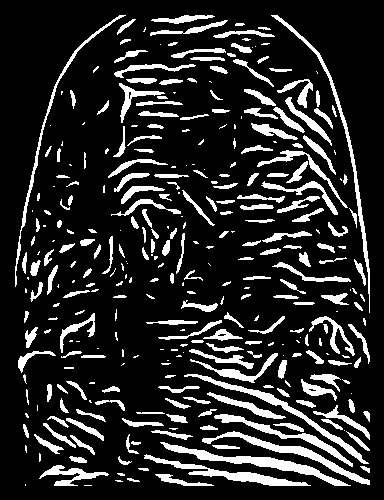
#> input picture 76959316 - fingerprintBorders/TIMu6.jpg, 384 x 500 px, found by its file name
$ python main.py
#> lines starting #> are read from the running program, lines starting #| are printed output that depends on the picture; after the words box and inside, x2 and y2 are one past the last pixel; in counts of white or black regions, pixels touching at a corner belong together
# File        :   main.py (Remove Fingerprint Borders)
# Version     :   1.0.0
# Description :   Script that finds and deletes the external borders of a
#                 fingerprint image.
#                 Answer for: https://stackoverflow.com/q/76959316/12728244

# Date:       :   Aug 23, 2023
# Author      :   Ricardo Acevedo-Avila (racevedoaa@gmail.com)
# License     :   Creative Commons CC0

import numpy as np
import cv2

# Reads image via OpenCV:
def readImage(imagePath):
    # Loads image:
    inputImage = cv2.imread(imagePath)
    # Checks if image was successfully loaded:
    if inputImage is None:
        raise TypeError("readImage>> Error: Could not load Input image.")
    return inputImage


# Defines a re-sizable image window:
def showImage(imageName, inputImage):
    cv2.namedWindow(imageName, cv2.WINDOW_NORMAL)
    cv2.imshow(imageName, inputImage)
    cv2.waitKey(0)


# Set image path
imagePath = "D://opencvImages//TIMu6.jpg"

# Load image:
image = cv2.imread(imagePath)
#> image is the input picture: shape (500, 384, 3); min 0, max 255, mean 41.1

# Get binary image:
gray = cv2.cvtColor(image, cv2.COLOR_BGR2GRAY)
binaryImage = cv2.threshold(gray, 0, 255, cv2.THRESH_OTSU + cv2.THRESH_BINARY)[1]
#> binaryImage: shape (500, 384); 16% white; 334 white regions (118 under 20 px), largest, box (x1, y1, x2, y2) and area: (160, 442, 351, 486) 1369, (184, 374, 369, 464) 1101, (202, 431, 370, 485) 1093
showImage("Binary", binaryImage)

# BGR of binary image:
bgrImage = cv2.cvtColor(binaryImage, cv2.COLOR_GRAY2BGR)
bgrCopy = bgrImage.copy()

# Get image dimensions:
imageHeight, imageWidth = binaryImage.shape[0:2]
#> imageHeight = 500; imageWidth = 384

# Vertically divide in 4 parts:
heightDivision = 4
heightPortion = imageHeight // heightDivision
#> heightPortion = 125

# Store divisions here:
imageDivisions = []

# Check out divisions:
for i in range(heightDivision):
    # Compute y coordinate:
    y = i * heightPortion

    # Set crop dimensions:
    x = 0
    w = imageWidth
    h = heightPortion

    # Crop portion:
    portionCrop = binaryImage[y:y + h, x:x + w]

    # Store portion:
    imageDivisions.append(portionCrop)

    # Draw rectangle:
    cv2.rectangle(bgrImage, (0, y), (w, y + h), (0, 255, 0), 1)
    showImage("Portions", bgrImage)
#> this loop made 4 passes
#> pass 1, `portionCrop = binaryImage[y:y + h, x:x + w]`:
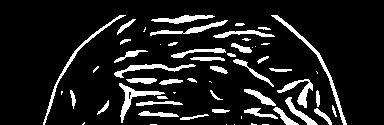
#> portionCrop: shape (125, 384); 11.7% white; 58 white regions (18 under 20 px), largest, box (x1, y1, x2, y2) and area: (271, 15, 347, 125) 487, (43, 15, 126, 125) 398, (119, 83, 165, 123) 376
#> pass 1, in showImage (call 2), `cv2.imshow(imageName, inputImage)`:
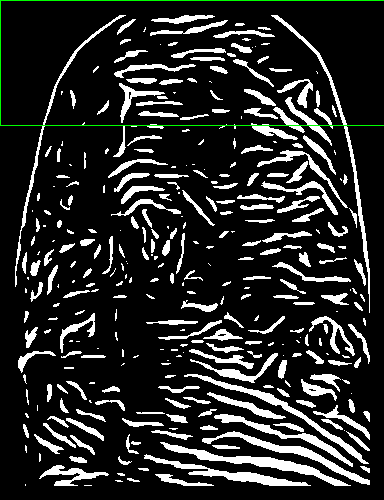
#> window 'Portions': shape (500, 384, 3); mean B, G, R 40.8, 42, 40.8
#> pass 2, `portionCrop = binaryImage[y:y + h, x:x + w]`:
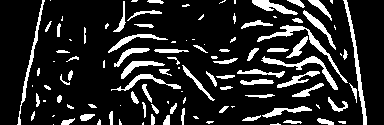
#> portionCrop: shape (125, 384); 15.4% white; 109 white regions (40 under 20 px), largest, box (x1, y1, x2, y2) and area: (257, 25, 348, 83) 487, (343, 0, 367, 125) 465, (261, 56, 338, 90) 431
#> pass 2, in showImage (call 3), `cv2.imshow(imageName, inputImage)`:
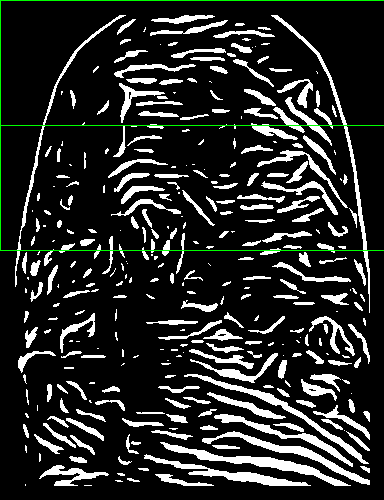
#> window 'Portions': shape (500, 384, 3); mean B, G, R 40.7, 42.6, 40.7
#> after the loop:
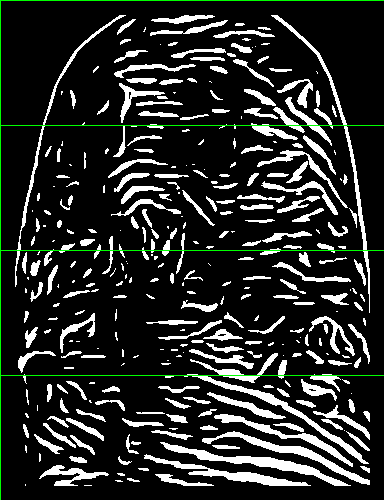
#> bgrImage: shape (500, 384, 3); mean B, G, R 40.6, 43.3, 40.6
#> after the loop, imageDivisions = 4 items

# Reduce first portion to a row:
reducedImage = cv2.reduce(imageDivisions[0], 0, cv2.REDUCE_MAX)
showImage("Reduced Image", reducedImage)

# Get first and last white pixel positions:
pastPixel = 0
pixelCoordinates = []
for i in range(imageWidth):
    # Get current pixel:
    currentPixel = reducedImage[0][i]

    # Search for first transition black to white:
    if currentPixel == 255 and pastPixel == 0:
        pixelCoordinates.append(i)
        print("First", i)
    else:
        # Search for last transition white to black:
        if currentPixel == 0 and pastPixel == 255:
            pixelCoordinates.append(i - 1)
            print("Last", i - 1)

    # Set last pixel:
    pastPixel = currentPixel
#> this loop made 384 passes
#> (currentPixel, pastPixel) on passes 1 to 3: (0, 0), (0, 0), (0, 0)
#> after the loop, pixelCoordinates = [43, 346]

# Flood fill original image:
color = (0, 0, 255)  # Red

for i in range(len(pixelCoordinates)):
    # Get x coordinate:
    x = pixelCoordinates[i]
    # Set y coordinate:
    y = heightPortion

    # Set seed point:
    seedPoint = (x, y)
    # Flood-fill:
    cv2.floodFill(bgrCopy, None, seedPoint, color)
    showImage("Filled", bgrCopy)
#> this loop made 2 passes
#> (x, y) on passes 1 to 2: (43, 125), (346, 125)
#> pass 1, in showImage (call 7), `cv2.imshow(imageName, inputImage)`:
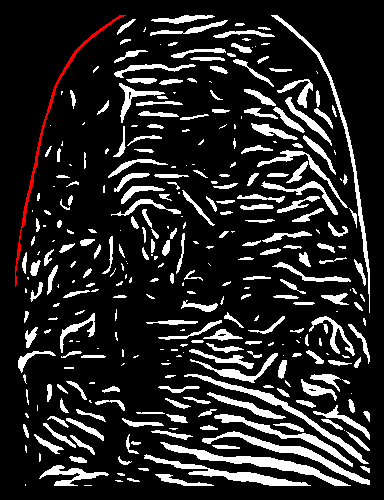
#> window 'Filled': shape (500, 384, 3); mean B, G, R 39.8, 39.8, 40.9
#> pass 2, in showImage (call 8), `cv2.imshow(imageName, inputImage)`:
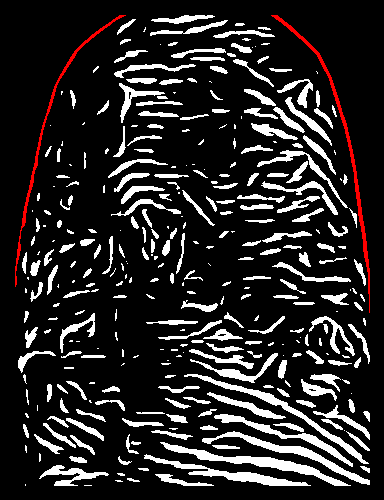
#> window 'Filled': shape (500, 384, 3); mean B, G, R 38.3, 38.3, 40.9
